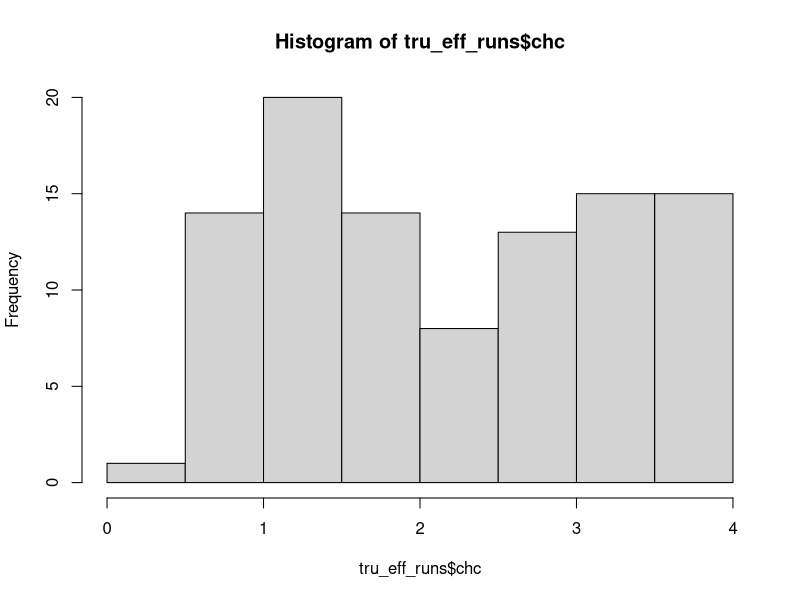
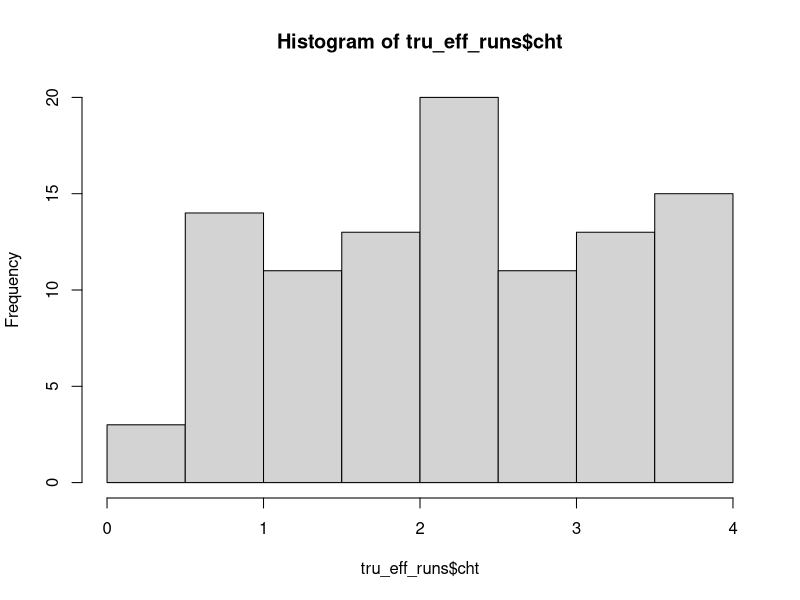
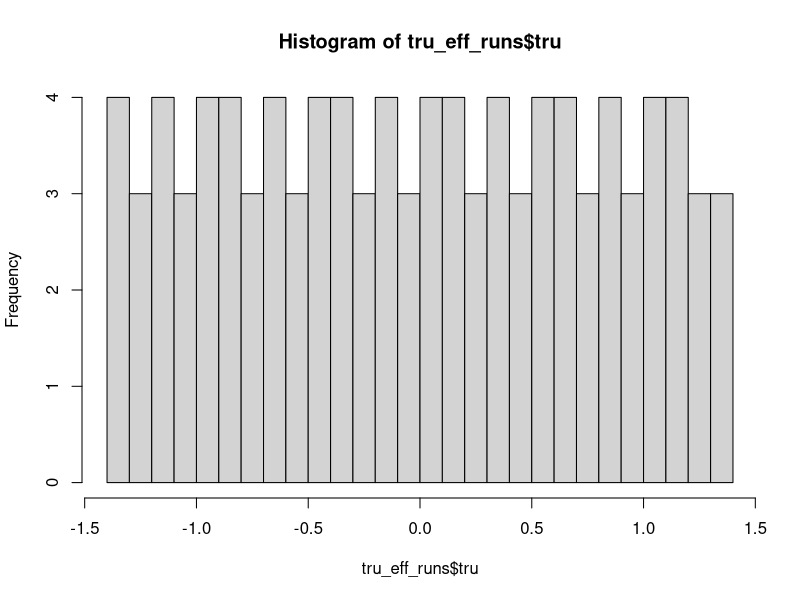
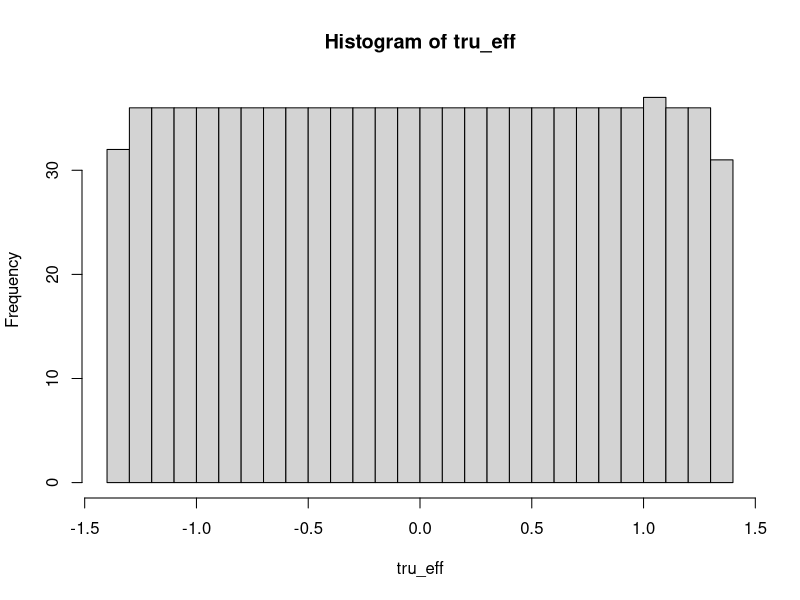

The R source for these figures, in order: (Note: this script raises an error after producing the figures.)
# start of code

##### R libraries required
library(truncnorm)
library(doParallel) ##if you can run in parallel (i.e. your machine has enough cores, 
                    ## it is set up to use windows - sorry if you use something else!)
library(data.table) ## I use data.table when I can with some tidyverse where it makes sense.
                    ## feel free to adapt to what you code with
library(lme4)
library(tidyverse)
library(metafor)
library(ggplot2)
library(RColorBrewer)
library(cowplot)

################################################################################
############################## Data Preparation ###############################
################################################################################

#tru = true effect as a log response ratio
#noise = natural interannual variation that study designs must cope with to find signal amongst noise
#cht = proportional change in treatment sites
#chc = proportional change in control sites

#set true effect sizes ranging from 4 times decrease to 4 times increase
#i.e., a log response ratio of -4 to 4.
#use a uniform distribution for true effect to see how results vary

#this requires generating a range of cht and chc values to get a uniform distribution for
#tru. I have done this below, but there may be an easier or better way of doing this.


#need to think about whether we would reasonably expect control sites to change as much?

#here we set these as response ratios (not log response ratios)
#we use these to multiply by the population abundance in the simulation later on
valcht <- seq(0.25,4,((4-0.25)/999)) #treatment sites can change by 0.25 to 4 times

valchc <- seq(0.25,4,((4-0.25)/999)) #control sites can change by 0.25 to 4 times

tru_eff <- round(seq(log(1/4),log(4/1),(log(4/1)-log(1/4))/999),digits=3)
summary(tru_eff)


#find all possible combinations and then just randomly select only those that will produce
#a given true effect size, such that the final distribution of the true effect 
#log(cht/chc) (equivalent to log(t-c after/ t-c before))
#is a roughly uniform distribution of n=100 true effect sizes

allcombs <- round(outer(X=valcht, Y=valchc, FUN=function(X,Y){log(X/Y)}),digits=3)
rightcombs <- lapply(tru_eff,function(x){which(allcombs==x, arr.ind = T)})

rowstopick <- unlist(lapply(1:1000,function(x){sample(1:nrow(rightcombs[[x]]),1)}))
rowspicked <- lapply(1:1000,function(x){
  rowsandcols <- as.numeric(rightcombs[[x]][rowstopick[x],])
  return(data.table(tru=allcombs[rowsandcols[1],rowsandcols[2]],
                    cht=valcht[rowsandcols[1]],
                    chc=valchc[rowsandcols[2]]))
})

tru_eff_runs <- do.call(rbind,rowspicked[seq(1,length(rowspicked),length(rowspicked)/100)])

#check distributions of chc, cht, and tru. tru should have roughly uniform distribution
hist(tru_eff_runs$chc)
hist(tru_eff_runs$cht)
hist(tru_eff_runs$tru,n=20)
summary(tru_eff_runs$tru)
hist(tru_eff,n=20)

#set given amount of noise or interannual variation
#there may be a better way of doing this
#this ranges from 10% of pop.abundance to 50% of pop.abundance
#set just 3 different values of noise to keep simulation 'small'
noise <- c(0.1,0.25,0.5)
summary(noise)


### put parameters together in data.table ready for simulation

params = do.call(rbind,lapply(1:length(noise),function(x){
  return(data.table(tru_eff_runs,noise=noise[x]))}))
rep.sim <- 1000 #repeat simulation 1000 times for each row of params 
                #total runs= 100 tru effect values * 3 noise values * 1000 repititions)
params.rep <- params[rep(params[, .I], rep.sim)]


################################################################################
########################## Simulation function #################################
################################################################################

#studysim is the simulation function
#zeta=num1 #this is to debug simulation, each value of zeta is a unique run of the simulation

studysim <- function(zeta){
  
  ### set lambda to 50 for true population abundance before the intervention/treatment
  ### we assume this is the same for all sites beforehand
  ### this is completely arbitrary
  startvalt = 50
  
  ### set values for change in treatment, control, and noise
  ### we get these from the dataset params.rep that we made earlier in data preparation
  ### it's indexed by the value zeta for each unique run
  cht1 = params.rep$cht[zeta]
  chc1 = params.rep$chc[zeta]
  noise1 = params.rep$noise[zeta]
  
  ### we set some possible numbers of treatment AND control sites sampled (i.e., 5 and 5 sites)
  ### we could add more values but keep to three to keep simulation 'small'
  sitesno = c(5,20,40) 
  
  ### create list to capture estimates for each design later on
  results = list()
  
  #set counter to index results (we will cycle through different numbers of sites)
  z=1
  
  ###here we assume the total number of time steps is 2 years before and after
  ###doing this allows for the time series design called the 'after' design 
  ###(simplest one taking difference between first and last time step after treatment/intervention)
  ntime=2
  
  ###here we generate some true mean values for the population abundance before the
  ###intervention/treatment and introduce some noise
  ###these true values for each time step are drawn from a truncated normal distribution
  ###abundance must be greater than 0. We could use poisson but then would not be able
  ###to control noise? But maybe poisson would be more appropriate here.
  
  before.means <- rtruncnorm(2, 0,Inf,startvalt, sd = startvalt*noise1)
  
  ###we then generate some true mean values for the population abundance after the
  ###intervention/treatment and introduce noise here too.
  ###this is different for control versus treatment sites.
  ###treatment sites change by cht1 (a proportional change or response ratio)
  ###control sites change by chc1 (a separate proportional change or response ratio)
  after.treatment.means <- rtruncnorm(2, 0,Inf,startvalt*cht1, sd = startvalt*cht1*noise1)
  after.control.means <- rtruncnorm(2, 0,Inf,startvalt*chc1, sd = startvalt*chc1*noise1)
  
  ###for every parameter value of sites (treatment and control), we loop through and generate
  ###some site data to sample from
  
  #debugging variables - st sets the index for the number of sites (either 1, 2 or 3 corresponding to 5, 20 or 40 sites)
  # - tt sets the number of time steps (either 1 or 2)
  #st=5
  #tt=1
  
  
  for(st in 1:length(sitesno)){ #loop through each number of sites
    
    s1=sitesno[st] #set s1 as the no. treatment and control sites to generate
    sitedata <- list() #create list to put sitedata in for analysis later
    
    for(tt in 1:ntime){ #loop through each timestep i.e., year 1 and year 2
      t1=tt #set t1 as time step to sample
      
      #### generate 1000 sites to sample from based on the tru mean abundance for a 
      #### given year
      #### we use poisson here given that is the most appropriate for abundance
      after.treatment<- rpois(1000, after.treatment.means[t1]) #sites after treatment in year t1 for treatment sites
      after.control<- rpois(1000, after.control.means[t1]) #sites after treatment in year t1 for control sites
      before.treatment<- rpois(1000, before.means[t1]) #treatment sites before treatment in year t1 
      before.control<-  before.treatment #control sites before treatment in year t1 (same pool as treatment sites)
      
      ### for randomised designs, sample the 1000 sites above using random draws
      ### number of random draws = number of sites
      ### do this for each type of site (treatment and control) 
      ### and for each time period (before and after)
      ### create a data.table to hold this so we can run glms later on easily
      rand.after.treatment = data.table(randomised="randomised",before.after="after",
                                     year=t1+ntime,control.treatment="treatment",
                                     data=sample(after.treatment,s1)) #After treatment
      
      rand.after.control = data.table(randomised="randomised",before.after="after",
                                      year=t1+ntime,control.treatment="control",
                                      data=sample(after.control,s1)) #After control
      
      rand.before.treatment = data.table(randomised="randomised",before.after="before",
                                      year=t1,control.treatment="treatment",
                                      data=sample(before.treatment,s1)) #before treatment
      
      rand.before.control = data.table(randomised="randomised",before.after="before",
                                       year=t1,control.treatment="control",
                                       data=sample(before.control,s1)) #before control
      
      ###now for non-randomised designs we do things differently
      ###first I alternate the direction of bias in which 
      ###we allocate sites to treatment versus control
      ###this is alternated each run so as not to introduce systematic bias into simulation
      ###do this based on whether zeta is odd or even 
      ### if zeta is even, allocate sites above average to treatment and below average to control
      ### if zeta is odd, do the opposite
      ### we could do this differently. In my previous paper, I generated a parameter
      ### that determined the difference between treatment and control sites
      ### before the intervention/treatment, so we could revert to that.
      ### this would have a similar effect of introducing site selection bias
      
      if((zeta %% 2) ==0){
        
        nonrand.after.treatment = data.table(randomised="non-randomised",before.after="after",
                                          year=t1+ntime,control.treatment="treatment",
                                          data=sample(after.treatment[after.treatment>after.treatment.means[t1]],s1)) #After treatment
        
        nonrand.after.control = data.table(randomised="non-randomised",before.after="after",
                                           year=t1+ntime,control.treatment="control",
                                           data=sample(after.control[after.control<after.control.means[t1]],s1)) #After control
        
        
        nonrand.before.treatment = data.table(randomised="non-randomised",before.after="before",
                                           year=t1,control.treatment="treatment",
                                           data=sample(before.treatment[before.treatment>before.means[t1]],s1))#Before treatment
        
        nonrand.before.control = data.table(randomised="non-randomised",before.after="before",
                                            year=t1,control.treatment="control",
                                            data=sample(before.control[before.control<before.means[t1]],s1)) #Before control
      } else{
        
        nonrand.after.treatment = data.table(randomised="non-randomised",before.after="after",
                                          year=t1+ntime,control.treatment="treatment",
                                          data=sample(after.treatment[after.treatment<after.treatment.means[t1]],s1)) #After treatment
        
        nonrand.after.control = data.table(randomised="non-randomised",before.after="after",
                                           year=t1+ntime,control.treatment="control",
                                           data=sample(after.control[after.control>after.control.means[t1]],s1)) #After control
        
        
        nonrand.before.treatment = data.table(randomised="non-randomised",before.after="before",
                                           year=t1,control.treatment="treatment",
                                           data=sample(before.treatment[before.treatment<before.means[t1]],s1))#Before treatment
        
        nonrand.before.control = data.table(randomised="non-randomised",before.after="before",
                                            year=t1,control.treatment="control",
                                            data=sample(before.control[before.control>before.means[t1]],s1)) #Before control
      }
      
      ####once we have generated all the sites we need, we can put them in a list ready
      ####for analysis using glms in the next stage
      sitedata[[t1]]<- rbind(rand.after.control,rand.before.control,rand.after.treatment,rand.before.treatment,
                             nonrand.after.control,nonrand.before.control,nonrand.after.treatment,nonrand.before.treatment)
    }
    
    ####bring all the site data together ready for analysis
    allsitedata <- do.call(rbind,sitedata)
    
    ####prepare allsitedata variables for glms 
    allsitedata$before.after <- factor(allsitedata$before.after,levels=c("before","after"))
    allsitedata$control.treatment <- factor(allsitedata$control.treatment,levels=c("control","treatment"))
    allsitedata$yearfactor<- factor(allsitedata$year,levels=c((2*ntime):1))
    allsitedata$year <- as.numeric(allsitedata$year)
    
    ####run poisson glms on the site data generated earlier
    #### each glm is set up to analyse the data with a different study design
    #### rct (randomsed controlled trial), rbaci (randomised DiD), baci (DiD),
    #### ci (control-impact), ba (before-after), or after (time series)
    rct.glm <- glm(data~control.treatment, data=allsitedata[randomised=="randomised"&before.after=="after"], family="poisson") ###RCT
    rbaci.glm <- glm(data~before.after*control.treatment, data=allsitedata[randomised=="randomised"], family="poisson") ###RBACI
    baci.glm <- glm(data~before.after*control.treatment, data=allsitedata[randomised=="non-randomised"], family="poisson") ###BACI
    ci.glm <- glm(data~control.treatment, data=allsitedata[randomised=="non-randomised"&before.after=="after"], family="poisson") ###CI
    ba.glm <- glm(data~before.after, data=allsitedata[randomised=="non-randomised"&control.treatment=="treatment"], family="poisson") ###BA
    after.glm <- glm(data~yearfactor, data=allsitedata[randomised=="non-randomised"&before.after=="after"&control.treatment=="treatment"], family="poisson") ###AFTER
    
    #### extract coefficients we need from the glms
    rct.glm.coef <- cbind(est=coef(summary(rct.glm))[2,1],err=coef(summary(rct.glm))[2,2],design="rct")
    rbaci.glm.coef  <- cbind(est=coef(summary(rbaci.glm))[4,1],err=coef(summary(rbaci.glm))[4,2],design="rbaci")
    baci.glm.coef  <- cbind(est=coef(summary(baci.glm))[4,1],err=coef(summary(baci.glm))[4,2],design="baci")
    ci.glm.coef  <- cbind(est=coef(summary(ci.glm))[2,1],err=coef(summary(ci.glm))[2,2],design="ci")
    ba.glm.coef  <- cbind(est=coef(summary(ba.glm))[2,1],err=coef(summary(ba.glm))[2,2],design="ba")
    after.glm.coef <- cbind(est=coef(summary(after.glm))[2,1],err=coef(summary(after.glm))[2,2],design="after")
    
    #### put these estimates for each design into a master list that is outputted at the 
    #### end of the simulation.  
    results[[z]] <- cbind(rbind(rct.glm.coef,rbaci.glm.coef,baci.glm.coef,ci.glm.coef,ba.glm.coef,after.glm.coef),sites=s1,tru=params.rep$tru[zeta],noise=params.rep$noise[zeta]) ###number of treatment and control sites sampled and true effect size
    
    ### Update the index for the next loop - remember we need to repeat this for a 
    ### different number of sites
    z=z+1
  }
  
  ###package up results ready for output
  return(do.call(rbind,results))
}

####debugchecks if required
#num1<-sample(1:nrow(params.rep),1)
#studysim(num1)

##########################################################################
############################## Windows parallelisation ###################
##########################################################################

####set number of cores for your machine
####mine has 8 but I find using only 7 is necessary for performance
cl <- makeCluster(7)

####notify cluster of which libraries it needs to load for simulation
clusterEvalQ(cl,c(library(data.table),library(lme4),library(truncnorm)))

####export the data.tables that the simulation needs to run to the cluster
clusterExport(cl,c('params.rep'))

#### run the simulation for every row of params.rep (each unique run)
system.time({output1 <- parLapplyLB(cl,1:nrow(params.rep),studysim)})

#### make sure we end cluster
stopCluster(cl)

#### pull data together after outputting from simulation
output <- data.table(do.call(rbind,output1))
str(output)

#### save the output so we can reload again later
save(output, file = "studysim_output.rda")

#### load it back in if needed
#studysimfilepath <- "YOUR-FILEPATH-TO-studysim_output.rda"
#load(studysimfilepath)

##########################################################################
############################## Check simulation results ##################
##########################################################################

#### set variables 
output$est<-as.numeric(output$est)
output$err<-as.numeric(output$err)
output$sites<-as.numeric(output$sites)
output$tru<-as.numeric(output$tru)
output$deltatru <- abs(output$tru - output$est) #this is the absolute difference between
                                                #true effect and each estimate
                                                #i.e., a measure of bias
output$ID <- as.factor(1:nrow(output)) #put in an index

#### below we can plot the data just to check we are getting the results we'd expect
#### from the simulation

#### set parameter values for numbers of sites and types of design
site.options <- unique(output$sites)
design.options <- unique(output$design)

### get data in a form to plot it via ggplot2
output.results.sum <- data.table(output %>% 
                                   group_by(design,sites)%>%
                                   summarise(deltatru.abs.mean=
                                               list(mean_cl_normal(deltatru)%>%
                                                      rename(deltatru.abs.mean.y=y,
                                                             deltatru.abs.mean.ymin=ymin,
                                                             deltatru.abs.mean.ymax=ymax)),
                                             err=list(mean_cl_normal(err)%>%
                                                        rename(err.y=y,
                                                               err.ymin=ymin,
                                                               err.ymax=ymax)))%>% 
                                   unnest(cols=c(deltatru.abs.mean,err)))

#check it's ready for plotting
str(output.results.sum)

#set number of sites as a factor
output.results.sum$sites <- as.factor(output.results.sum$sites)

##plot in ggplot2
ggplot(aes(x=sites,y=deltatru.abs.mean.y),data=output.results.sum)+
  geom_line(aes(group=sites))+
  geom_pointrange(aes(ymin=deltatru.abs.mean.ymin,ymax=deltatru.abs.mean.ymax,fill=sites),shape=21)+
  facet_wrap(~design,nrow=1)+
  xlab("Number of sites")+
  ylab("True - estimated effect size")+
  scale_fill_manual(values=brewer.pal(5,"Oranges"))


##########################################################################
######## Data preparation for Meta-analysis simulation ###################
##########################################################################

#### set a parameter dataset with all combinations of numbers of sites,
#### study designs, and numbers of studies

#how many studies we add to the meta-analysis
num.marg.studies.options <- c(1,5,10)
#the design of studies already in the meta-analysis
design.options <- unique(output$design)
#the number of studies already in the meta-analysis
num.studies.options <- c(2,5,10) 
#get the data from the simulation on the different runs
#(each one has an associated pool of studies remember (1000 reps = studies))
trueff.noise.des.sites.runs <- unique(output[,list(tru,noise,design,sites)])

#find all combinations of these parameters and put into a dataset ready to load into metasim
params.meta.marg.dat <- data.table(crossing(trueff.noise.des.sites.runs,
                                            num.marg.studies=num.marg.studies.options,
                                            marg.design = design.options,
                                            num.studies=num.studies.options))


##########################################################################
############################# Meta-analysis simulation ###################
##########################################################################

#### function to run meta-analyses for different combinations of studies and designs

metasim.marg <- function(subset.dat, marg.study.design, num.studies, num.marg.studies){

  #function is given the estimates for all studies for that run of simulation
  #also information on the marginal study design to add
  #number of studies to add
  #and number of studies that should already be in the meta-analysis
  
  #first check if the design to add to meta-analysis is the same as one in original meta-analysis
  if(length(unique(subset.dat$design))==1){ #make sure to select right studies in initial MA
    subset.design <- subset.dat[design==marg.study.design,]
  } else{
    subset.design <- subset.dat[design!=marg.study.design,]
  }
  
  #now sample some studies of given design to put in original meta-analysis
  studies.sample <- sample(1:nrow(subset.design),num.studies)
  subset.design.studies <- subset.design[studies.sample,] 
  
  #run a simple random effects meta-analysis using inverse variance weighting
  meta.mod <- rma(subset.design.studies$est,subset.design.studies$err^2, data=subset.design.studies) #simple fixed effects currently, should it be random?
  
  
  #now let's rerun meta-analysis but this time adding in extra studies of a given design
  subset.design.marg <- subset.dat[design==marg.study.design,]#now select studies to add of particular design and rerun MA 
  studies.sample.marg <- sample(1:nrow(subset.design.marg),num.marg.studies)
  subset.design.studies.marg <- rbind(subset.design.studies,subset.design.marg[studies.sample.marg,])
  
  #now rerun meta-analysis with extra studies in of given design (meta-analysis unchanged otherwise)
  meta.mod.marg <- rma(subset.design.studies.marg$est,subset.design.studies.marg$err^2, data=subset.design.studies.marg) #simple fixed effects currently, should it be random?
  
  #package up original and new meta-analysis results
  return(data.table(rbind(coef(summary(meta.mod))[,c(1,2,4)],coef(summary(meta.mod.marg))[,c(1,2,4)]),marginal=c(0,1)))
}

#for debugging
#dat <- params.meta.marg.dat[7,]

#use another function to deliver the data that metasim.marg needs to run meta-analyses
#it takes a row of a dataset containing the information on which unique run of the simulation
#to sample study design estimates from
runmetasim.marg <- function(dat){
  #here we take the data we need for the run of the simulation we're interested in
  output.subset <- output[tru==dat$tru & noise==dat$noise &
                            (design==dat$design | design==dat$marg.design)&
                            sites==dat$sites,]
  
  #make a list to take the results we'll generate
  metasim.output.marg <- list()
  #set an index
  j=1
  #loop through this 100 times (could go up to 1000 but trying to keep simulation 'small')
  for(j in 1:100){
    #put in a tryCatch in case of errors.
    #run metasim.marg function with data we give it
    #marginal refers to whether it is the original meta-analysis or the one with added studies
    metasim.output.marg[[j]] <- tryCatch(cbind(metasim.marg(output.subset,
                                                   marg.study.design=dat$marg.design,
                                                   num.studies = dat$num.studies,
                                                   num.marg.studies = dat$num.marg.studies)),
                                         error = function(e){data.table(estimate=c(NA,NA),
                                                                        se=c(NA,NA),
                                                                        zval=c(NA,NA),
                                                                        pval=c(NA,NA),
                                                                        ci.lb=c(NA,NA),
                                                                        ci.ub=c(NA,NA),
                                                                        marginal=c(0,1))})
  }
  #package up data that we get back
  return(data.table(do.call(rbind,metasim.output.marg),dat))
}

#debugging and testing time it takes to run
#system.time({runmetasim.marg(params.meta.marg.dat[77777,])})


##########################################################################
############################## Windows parallelisation ###################
##########################################################################
#same as before - make a cluster, give it the libraries and data it needs
cl <- makeCluster(7)
clusterEvalQ(cl,c(library(data.table),library(lme4),library(truncnorm),library(metafor)))
clusterExport(cl,c('params.meta.marg.dat','metasim.marg','runmetasim.marg','output'))

#run metasim.results.marg for all parameter combinations
#add tryCatch in case of errors
metasim.results.marg <- parLapplyLB(cl,1:nrow(params.meta.marg.dat),function(x){
  tryCatch(runmetasim.marg(params.meta.marg.dat[x,]),
            error=function(e){data.table(estimate=c(NA,NA),
                                         se=c(NA,NA),
                                         zval=c(NA,NA),
                                         pval=c(NA,NA),
                                         ci.lb=c(NA,NA),
                                         ci.ub=c(NA,NA),
                                         marginal=c(0,1),params.meta.marg.dat)})
           }
)

#remember to stop cluster
stopCluster(cl)

#package up the meta-analysis results
metasim.results.all.marg <- do.call(function(x){rbind(x,fill=TRUE)},metasim.results.marg) 

#save these data
save(metasim.results.all.marg,metasim.results.marg, file = "metasim.rda")

#### load it back in if needed
#metasimsimfilepath <- "YOUR-FILEPATH-TO-metasimsim.rda"
#load(metasimsimfilepath)


##########################################################################
############################## Check meta-simulation results #############
##########################################################################

#set variables required for plotting
metasim.results.all.marg$deltatru.abs <- abs(metasim.results.all.marg$tru - metasim.results.all.marg$estimate)
metasim.results.all.marg$study.design <- factor(toupper(metasim.results.all.marg$design),levels=c("RCT","RBACI","BACI","CI","BA","AFTER"))
metasim.results.all.marg$marg.design <- factor(paste0("Add ",toupper(metasim.results.all.marg$marg.design)),levels=c("Add RCT","Add RBACI","Add BACI","Add CI","Add BA","Add AFTER"))

#calculate marginal changes in difference between true effect and meta-analytic estimate from adding studies of different designs
marg.diff <- data.table(metasim.results.all.marg %>%
                           group_by(study.design,sites, num.studies,marg.design,num.marg.studies)%>%
                           mutate(deltatru.abs.marg = c(0,diff(deltatru.abs)),
                                  se.marg = c(0,diff(se))))
marg.diff <- marg.diff[marginal==1] #only keep differences between marginal and original results, i.e., rows with marginal ==1

#save these data
save(marg.diff, file = "marg.diff.rda")
#### load it back in if needed
#metasimsimfilepath <- "YOUR-FILEPATH-TO-metasimsim.rda"
#load(metasimsimfilepath)

#summarise to find average change in absolute difference from adding a study across all runs and effect sizes
metasim.results.sum.marg <- data.table(marg.diff %>% 
                                    group_by(study.design,sites, num.studies,marg.design,num.marg.studies)%>%
                                    summarise(deltatru.abs.marg.mean=list(mean_cl_normal(deltatru.abs.marg)%>%
                                                                            rename(deltatru.abs.marg.mean.y=y,
                                                                                   deltatru.abs.marg.mean.ymin=ymin,
                                                                                   deltatru.abs.marg.mean.ymax=ymax)),
                                              se.marg=list(mean_cl_normal(se.marg)%>%
                                                          rename(se.marg.y=y,
                                                                 se.marg.ymin=ymin,
                                                                 se.marg.ymax=ymax)))%>%
                                      unnest(cols=c(deltatru.abs.marg.mean,se.marg)))

#set variables for plotting
metasim.results.sum.marg$sample.size <- as.factor(metasim.results.sum.marg$sites)
metasim.results.sum.marg$num.studies <- as.factor(metasim.results.sum.marg$num.studies)

#plot data on absolute difference 
ggplot(aes(x=num.marg.studies,y=deltatru.abs.marg.mean.y),data=metasim.results.sum.marg)+
  geom_line(aes(group=interaction(sample.size,num.studies),colour=num.studies))+
  geom_pointrange(aes(y=deltatru.abs.marg.mean.y, ymin = deltatru.abs.marg.mean.ymin,
                      ymax=deltatru.abs.marg.mean.ymax,fill=sample.size),shape=21)+
  geom_hline(aes(yintercept=0),linetype=2)+
  scale_x_continuous(breaks=c(1,5,10))+
  facet_grid(marg.design~study.design)+
  xlab("Number of studies added")+
  ylab("Change in absolute deviation from true effect")+
  scale_fill_manual(values=brewer.pal(5,"Oranges"))+
  scale_colour_manual(values=brewer.pal(5,"Oranges")[c(2,4,5)])+
  theme_cowplot()

### plot data on standard error
ggplot(aes(x=num.marg.studies,y=err.marg.y),data=metasim.results.sum.marg)+
  geom_line(aes(group=interaction(sample.size,num.studies),colour=num.studies))+
  geom_pointrange(aes(y=err.marg.y, ymin = err.marg.ymin,
                      ymax=err.marg.ymax,fill=sample.size),shape=21)+
  geom_hline(aes(yintercept=0),linetype=2)+
  scale_x_continuous(breaks=c(1,5,10))+
  facet_grid(marg.design~study.design)+
  xlab("Number of studies added")+
  ylab("Change in standard error")+
  scale_fill_manual(values=brewer.pal(5,"Oranges"))+
  scale_colour_manual(values=brewer.pal(5,"Oranges")[c(2,4,5)])+
  theme_cowplot()


### another possible measure in terms of statistical 
### significance of estimate - not sure this is right!
### sign and p-value errors

#find whether there was a p-value of <0.05 and the estimate's sign was 
#in the right direction/right sign
marg.diff.errrate <- data.table(metasim.results.all.marg %>%
                          group_by(study.design,sites, num.studies,marg.design,num.marg.studies,marginal)%>%
                          mutate(err.rate=1-mean(as.numeric(pval<0.05 & sign(estimate)==sign(trueffsize))))%>%

marg.diff.errrate <- marg.diff.errrate %>%
                        mutate(diff.errrate = c(0,diff(err.rate))))

marg.diff.errrate <- marg.diff.errrate[marginal==1] #only keep differences between marginal and original results, i.e., rows with marginal ==1

### summarise this data for plotting
metasim.results.sum.marg.errrate <- data.table(marg.diff.errrate %>% 
                                         group_by(study.design,sites, num.studies,marg.design,num.marg.studies)%>%
                                         summarise(err.rate=list(mean_cl_normal(diff.errrate)%>%
                                             rename(err.rate.y=y,
                                                    err.rate.ymin=ymin,
                                                    err.rate.ymax=ymax)
                                         ))%>%
                                         unnest(cols=err.rate))

#set variables for plotting
metasim.results.sum.marg.errrate$sample.size <- as.factor(metasim.results.sum.marg.errrate$sites)
metasim.results.sum.marg.errrate$num.studies <- as.factor(metasim.results.sum.marg.errrate$num.studies)

#plot data on statistical significance and sign
ggplot(aes(x=num.marg.studies,y=err.rate.y),data=metasim.results.sum.marg.errrate)+
  geom_line(aes(group=interaction(sample.size,num.studies),colour=num.studies))+
  geom_pointrange(aes(y=err.rate.y, ymin = err.rate.ymin,
                      ymax=err.rate.ymax,fill=sample.size),shape=21)+
  geom_hline(aes(yintercept=0),linetype=2)+
  scale_x_continuous(breaks=c(1,5,10))+
  facet_grid(marg.design~study.design)+
  xlab("Number of studies added")+
  ylab("Change in error rate")+
  scale_fill_manual(values=brewer.pal(5,"Oranges"))+
  scale_colour_manual(values=brewer.pal(5,"Oranges")[c(2,4,5)])+
  theme_cowplot()


# end of code
